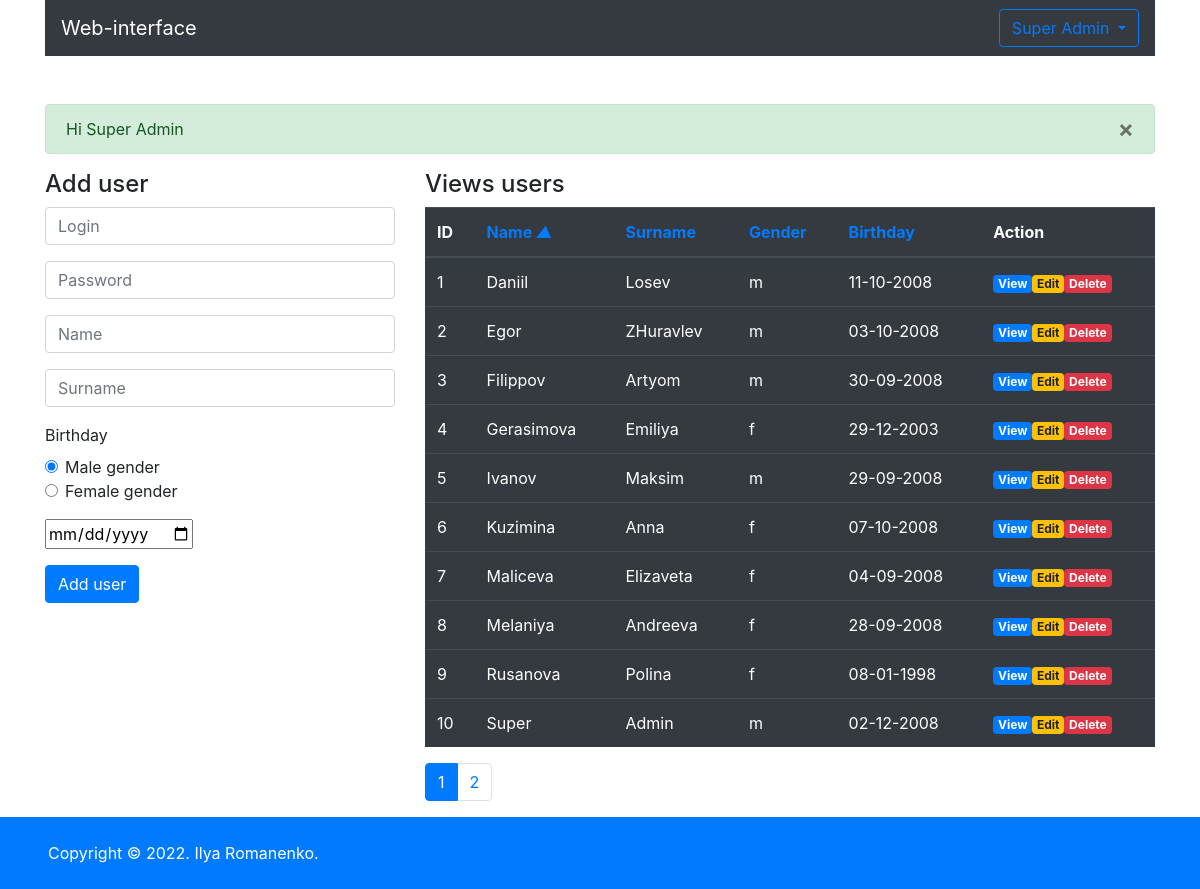
/?p=1&sort=name_asc (signed in), run on the app's committed database.
### tables this page shows
CREATE TABLE `users` (
  `id` int(11) NOT NULL,
  `login` varchar(255) NOT NULL,
  `password` varchar(255) NOT NULL,
  `name` varchar(255) NOT NULL,
  `surname` varchar(255) NOT NULL,
  `gender` varchar(1) NOT NULL,
  `birthday` text,
  `id_admin` int(1) NOT NULL DEFAULT '0',
  `is_deleted` varchar(1) NOT NULL DEFAULT '0'
);

### app/config.php (called while the page is built)
<?php
return[
    'name' => 'Web-interface',
    'copyright' => 'Copyright © '. date('Y') . '. Ilya Romanenko.',
    'components' => [
        'host' => 'localhost',
        'userName' => 'root',
        'password' => '',
        'dataBase' => 'sibers',
    ],
    'count_list' => 10,
    'path_parts' => pathinfo($_SERVER['SCRIPT_NAME']),
];
?>

### model.php (called while the page is built, shortened)
<?php
class Model
{
    private $connect;
    public function __construct($db)
    {
        try {
            $this->connect = new mysqli($db['host'], $db['userName'], $db['password'], $db['dataBase']);
        } catch (Exception $e) {
            echo 'Connection failed! ' . $e->getMessage();
        }
    }
    public function fetch($fields, $whereFields = null, $sort = null, $limit = null)
    {
        $data = [];
        $queryRows = null;
        if (is_array($fields)) {
            for ($i = 0; $i < count($fields); $i++) {
                if ($i + 1 == count($fields)) {
                    $queryRows .= ' ' . $fields[$i];
                    break;
                }
                $queryRows .= ' ' . $fields[$i] . ',';
            }
        } else {
            $queryRows = '*';
        }
        $query = "SELECT $queryRows FROM users";
        if (!is_null($whereFields)) {
            $query .= ' WHERE ';
            foreach ($whereFields as $field => $value) {
                $query .= " $field = '$value'";
                end($whereFields);
                if ($field !== key($whereFields)) {
                    $query .= ' AND';
                }
            }
            $query .= ' AND is_deleted = 0';
        } else {
            $query .= " WHERE is_deleted = '0'";
        }
        if (!is_null($sort)) {
            $sort_list = array(
                'id_asc'   => '`id`',
                'name_asc'   => '`name`',
                'name_desc'  => '`name` DESC',
                'surname_asc'  => '`surname`',
                'surname_desc' => '`surname` DESC',
                'gender_asc'   => '`gender`',
                'gender_desc'  => '`gender` DESC',
                'birthday_asc'   => '`birthday`',
                'birthday_desc'  => '`birthday` DESC',
            );
            if (array_key_exists($sort, $sort_list)) {
                $sort_sql = $sort_list[$sort];
                $query .= " ORDER BY $sort_sql";
            }
        }
        if (!is_null($limit)) {
            switch(count($limit)) {
                case '2':
                    $query .= " LIMIT $limit[0], $limit[1]";
                    break;
            }
        }
        if ($sql = $this->connect->query($query)) {
            while ($row = mysqli_fetch_assoc($sql)) {
                $data[] = $row;
            }
        }
        return $data;
    }
    public function validation($data)
    {
        $formValid = [];
        $formValid['valid'] = true;
        $formValid['validFields'] = [];
        $formValid['notValidFields'] = [];
        foreach ($data as $key => $value) {
            if (isset($value) && (!empty($value) || $value === '0')) {
                $dataValid = htmlspecialchars($value);
                $formValid['validFields'][$key] = $dataValid;
            } else {
                $formValid['valid'] = false;
                $formValid['notValidFields'][] = $key;
            }
        }
        return $formValid;
    }
}

### index.php (the view, shortened to what this page needs)
<?php
include_once $_SERVER['DOCUMENT_ROOT'] . '/template/head.php';
?>
<div class="row">
    <div class="col-md-4 mx-auto">
        <h4>Add user</h4>
        <form action="" method="post">
            <div class="form-group">
                <input type="text" class="form-control" name="User[login]" placeholder="Login">
            </div>
            <div class="form-group">
                <input type="password" class="form-control" name="User[pass]" placeholder="Password">
            </div>
            <div class="form-group">
                <input type="text" class="form-control" name="User[name]" placeholder="Name">
            </div>
            <div class="form-group">
                <input type="text" class="form-control" name="User[surname]" placeholder="Surname">
            </div>
            <div class="form-group">
                <label>Birthday</label>
                <div class="form-check">
                    <input class="form-check-input" type="radio" name="User[gender]" value="m" checked>
                    <label class="form-check-label" for="RadiosGenderM">
                        Male gender
                    </label>
                </div>
                <div class="form-check">
                    <input class="form-check-input" type="radio" name="User[gender]" value="f">
                    <label class="form-check-label" for="RadiosGenderF">
                        Female gender
                    </label>
                </div>
            </div>
            <div class="form-group">
                <div class="input-group date" data-provide="datepicker">
                    <input type="date" id="form-control-datepicker" name="User[birthday]">
                </div>
            </div>
            <div class="form-group">
                <button type="submit" class="btn btn-primary" name="User[insert]">Add user</button>
            </div>
        </form>
    </div>
    <div class="col-md-8 mx-auto">
        <h4>Views users</h4>
        <table class="table table-hover table-dark">
            <thead>
                <tr>
                    <?php
                    function sort_link($title, $sort_asc, $sort_desc, $page, $getSort)
                    {
                        if ($getSort == $sort_asc) {
                            return '<a class="active" href="?p=' . $page . '&sort=' . $sort_desc . '">' . $title . ' <i>▲</i></a>';
                        } elseif ($getSort == $sort_desc) {
                            return '<a class="active" href="?p=' . $page . '&sort=' . $sort_asc . '">' . $title . ' <i>▼</i></a>';
                        } else {
                            return '<a href="?p=' . $page . '&sort=' . $sort_asc . '">' . $title . '</a>';
                        }
                    }
                    if (isset($_GET) && !empty($_GET)) {
                        $validGet = $model->validation($_GET);
                        if ($validGet['valid']) {
                            $validFields = $validGet['validFields'];
                            if (isset($validFields['sort']) && !empty($validFields['sort'])) {
                                $sort = $validFields['sort'];
                            } else {
                                $sort = 'id_asc';
                            }
                            if (isset($validFields['p']) && !empty($validFields['p'])) {
                                $page = (int)$validFields['p'];
                            } else {
                                $page = 1;
                            }
                        }
                    } else {
                        $page = 1;
                        $sort = 'id_asc';
                    }
                    ?>
                    <th scope="col">ID</th>
                    <th scope="col"><?= sort_link('Name', 'name_asc', 'name_desc', $page, $sort); ?></th>
                    <th scope="col"><?= sort_link('Surname', 'surname_asc', 'surname_desc', $page, $sort); ?></th>
                    <th scope="col"><?= sort_link('Gender', 'gender_asc', 'gender_desc', $page, $sort); ?></th>
                    <th scope="col"><?= sort_link('Birthday', 'birthday_asc', 'birthday_desc',$page, $sort); ?></th>
                    <th scope="col">Action</th>
                </tr>
            </thead>
            <tbody>
                <?php
                $userRowsCount = count($model->fetch(['id']));
                $countRow = $configApp['count_list'];
                $pageCount = ceil($userRowsCount / $countRow);
                $startRow = ($page * $configApp['count_list']) - $countRow;
                $limit = array($startRow,$countRow);
                $usersRowsLimit = $model->fetch(['id', 'name', 'surname', 'gender', 'birthday'], null, $sort, $limit);
                if (!empty($usersRowsLimit)) {
                    foreach ($usersRowsLimit as $userRow) {
                        echo '<tr>';
                        $numUser++;
                        foreach ($userRow as $field => $value) {
                            if ($field == 'id') {
                                $idUser = $value;
                                echo "<td>$numUser</td>";
                            } elseif ($field == 'birthday') {
                                $value = date('d-m-Y', $value);
                                echo "<td>$value</td>";
                            } else {
                                $value = mb_strimwidth($value, 0, 15, '...');
                                echo "<td>$value</td>";
                            }
                        }
                        echo "<td><a href='actions/view.php?id=$idUser' class='badge badge-primary'>View</a>";
                        echo "<a href='actions/edit.php?id=$idUser' class='badge badge-warning'>Edit</a>";
                        echo "<a href='actions/delete.php?id=$idUser' class='badge badge-danger'>Delete</a></td>";
                        echo '</tr>';
                    }
                }
                ?>
            </tbody>
        </table>
        <nav aria-label="...">
            <ul class="pagination">
                <?php
                for ($i = 1; $i <= $pageCount; $i++) {
                    $classLi = 'page-item';
                    if ($i == $page) {
                        $classLi .= ' active';
                    }
                    echo "<li class='$classLi'><a class='page-link' href='?p=$i&sort=$sort'>$i</a></li>";
                }
                ?>
            </ul>
        </nav>
    </div>
</div>
<?php
include_once $_SERVER['DOCUMENT_ROOT'] . '/template/footer.php';
?>

### data on the page
users: name "Daniil", surname "Losev", gender "m", birthday "11-10-2008"
users: name "Egor", surname "ZHuravlev", gender "m", birthday "03-10-2008"
users: name "Filippov", surname "Artyom", gender "m", birthday "30-09-2008"
users: name "Gerasimova", surname "Emiliya", gender "f", birthday "29-12-2003"
users: name "Ivanov", surname "Maksim", gender "m", birthday "29-09-2008"
users: name "Kuzimina", surname "Anna", gender "f", birthday "07-10-2008"
users: name "Maliceva", surname "Elizaveta", gender "f", birthday "04-09-2008"
users: name "Melaniya", surname "Andreeva", gender "f", birthday "28-09-2008"
users: name "Rusanova", surname "Polina", gender "f", birthday "08-01-1998"
users: name "Super", surname "Admin", gender "m", birthday "02-12-2008"

### other printed values
$userDataAuth['name'] "Super"
$userDataAuth['surname'] "Admin"
$_SESSION['succesField'] "Hi Super Admin"
$title "Name"
$title "Surname Gender Birthday"
$configApp['copyright'] "Copyright © 2022. Ilya Romanenko."
